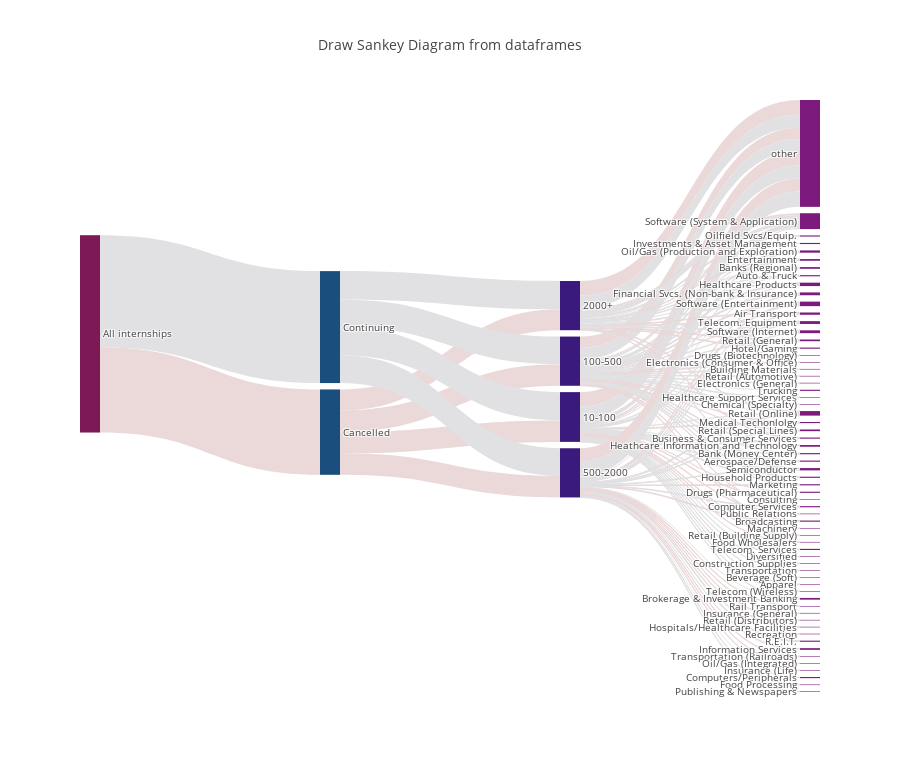

Write notebook code for a chart like this one.
### Code cell
data_trace = dict(
    type='sankey',
    domain = dict(
      x =  [0,1],
      y =  [0,1]
    ),
    orientation = "h",
    valueformat = ".0f",
    node = dict(
      pad = 10,
    # thickness = 30,
      line = dict(
        color = "black",
        width = 0
      ),
      label =  nodes['Label'].dropna(axis=0, how='any'),
      color = nodes['Color']
    ),
    link = dict(
      source = paths['Source'].dropna(axis=0, how='any'),
      target = paths['Target'].dropna(axis=0, how='any'),
      value = paths['Value'].dropna(axis=0, how='any'),
      color = paths['Color'].dropna(axis=0, how='any'),
  )
)

layout = dict(
        title = "Draw Sankey Diagram from dataframes",
    height = 772,
    font = dict(
      size = 10),)

fig = dict(data=[data_trace], layout=layout)
iplot(fig, validate=False)

### Figure 1 — Plotly figure (JSON) as saved in the notebook; plotly's stock layout.template omitted (floating-point values rounded to 4 significant figures; data arrays with more than 128 entries replaced by an {"elided": "..."} marker saying what was removed)
{"data": [{"domain": {"x": [0, 1], "y": [0, 1]}, "link": {"color": {"elided": "514 str values"}, "source": {"elided": "514 int values"}, "target": {"elided": "514 int values"}, "value": {"elided": "514 int values"}}, "node": {"color": ["#7d1a55", "#1a4f7d", "#1a4f7d", "#3b1a7d", "#3b1a7d", "#3b1a7d", "#3b1a7d", "#7d1a7d", "#7d1a7d", "#7d1a7d", "#7d1a7d", "#7d1a7d", "#7d1a7d", "#7d1a7d", "#7d1a7d", "#7d1a7d", "#7d1a7d", "#7d1a7d", "#7d1a7d", "#7d1a7d", "#7d1a7d", "#7d1a7d", "#7d1a7d", "#7d1a7d", "#7d1a7d", "#7d1a7d", "#7d1a7d", "#7d1a7d", "#7d1a7d", "#7d1a7d", "#7d1a7d", "#7d1a7d", "#7d1a7d", "#7d1a7d", "#7d1a7d", "#7d1a7d", "#7d1a7d", "#7d1a7d", "#7d1a7d", "#7d1a7d", "#7d1a7d", "#7d1a7d", "#7d1a7d", "#7d1a7d", "#7d1a7d", "#7d1a7d", "#7d1a7d", "#7d1a7d", "#7d1a7d", "#7d1a7d", "#7d1a7d", "#7d1a7d", "#7d1a7d", "#7d1a7d", "#7d1a7d", "#7d1a7d", "#7d1a7d", "#7d1a7d", "#7d1a7d", "#7d1a7d", "#7d1a7d", "#7d1a7d", "#7d1a7d", "#7d1a7d", "#7d1a7d", "#7d1a7d", "#7d1a7d", "#7d1a7d", "#7d1a7d", "#7d1a7d"], "label": ["All internships", "Cancelled", "Continuing", "10-100", "100-500", "500-2000", "2000+", "Medical Techonlolgy", "Marketing", "Air Transport", "Consulting", "Rail Transport", "Software (System & Application)", "Public Relations", "Financial Svcs. (Non-bank & Insurance)", "Drugs (Pharmaceutical)", "Retail (Special Lines)", "Healthcare Products", "Oil/Gas (Production and Exploration)", "Telecom. Equipment", "Entertainment", "Insurance (General)", "Computer Services", "Retail (Distributors)", "Retail (Online)", "Hospitals/Healthcare Facilities", "Broadcasting", "Recreation", "Hotel/Gaming", "Business & Consumer Services", "Transportation (Railroads)", "Retail (General)", "Machinery", "Oil/Gas (Integrated)", "Insurance (Life)", "R.E.I.T.", "Oilfield Svcs/Equip.", "Drugs (Biotechnology)", "Retail (Building Supply)", "Food Wholesalers", "Heathcare Information and Technology", "Software (Entertainment)", "Electronics (Consumer & Office)", "Diversified", "Software (Internet)", "Building Materials", "Investments & Asset Management", "Telecom. Services", "Bank (Money Center)", "Aerospace/Defense", "Construction Supplies", "Retail (Automotive)", "Banks (Regional)", "Household Products", "Computers/Peripherals", "Electronics (General)", "Transportation", "Auto & Truck", "Brokerage & Investment Banking", "Food Processing", "Healthcare Support Services", "Trucking", "Information Services", "Publishing & Newspapers", "Semiconductor", "Beverage (Soft)", "Apparel", "Telecom (Wireless)", "Chemical (Specialty)", "other"], "line": {"color": "black", "width": 0}, "pad": 10}, "orientation": "h", "type": "sankey", "valueformat": ".0f"}], "layout": {"font": {"size": 10}, "height": 772, "title": "Draw Sankey Diagram from dataframes"}}
